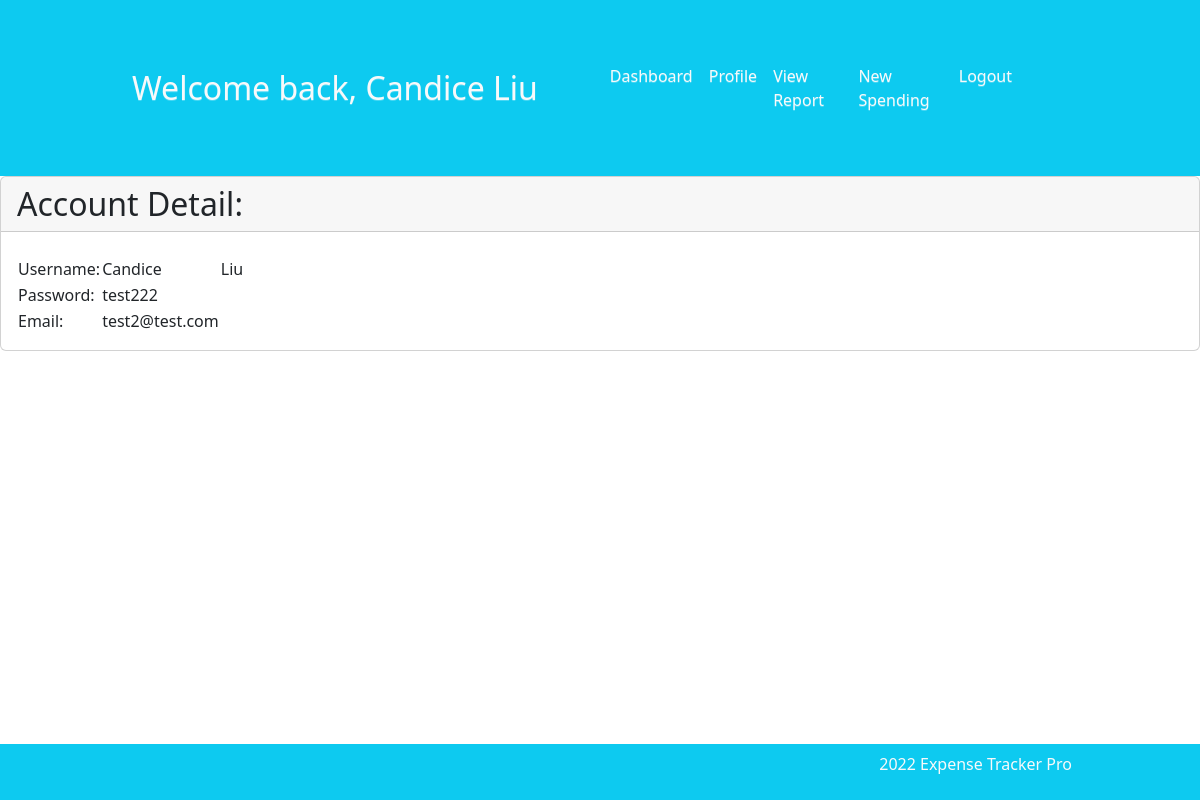
The page /website/profile.php (signed in) on the database its author committed.
### tables this page shows
CREATE TABLE `users` (
  `id` int(11) NOT NULL,
  `firstName` varchar(10) NOT NULL,
  `lastName` varchar(10) NOT NULL,
  `email` varchar(20) NOT NULL,
  `password` varchar(10) NOT NULL
);

### website/profile.php (the view, shortened to what this page needs)
<?php
require "./php/connection.php";
$stmt = $con->prepare('SELECT firstName, lastName, password, email FROM users WHERE id = ?');
$stmt->bind_param('i', $_SESSION['id']);
$stmt->execute();
$stmt->bind_result($firstName, $lastName, $password, $email);
?>
<!DOCTYPE html>
<html>
<head>
	<?php
    require_once "./php/header.php";
    ?>
	<link rel="stylesheet" type="text/css" href="" />
</head>
<body class="loggedin">
	<?php
    require "./php/nav_inner.php"
    	?>
	<div class="card">
		<h2 class="card-header">Account Detail:</h2>
		<div class="card-body">
			<table>
				<tr>
					<td>Username:</td>
					<td>
						<?= $firstName ?>
					</td>
					<td>
						<?= $lastName ?>
					</td>
				</tr>
				<tr>
					<td>Password:</td>
					<td>
						<?= $password ?>
					</td>
				</tr>
				<tr>
					<td>Email:</td>
					<td>
						<?= $email ?>
					</td>
				</tr>
			</table>
		</div>
	</div>
	<?php
    require "./php/footer_outer.php"
    	?>
</body>
</html>

### website/php/nav_inner.php (shortened to what this page needs)
<?php
require "./php/connection.php";
$stmt0 = $con->prepare('SELECT firstName, lastName, password, email FROM users WHERE id = ?');
$stmt0->bind_param('i', $_SESSION['id']);
$stmt0->execute();
$stmt0->bind_result($firstName, $lastName, $password, $email);
?>
<nav class="navbar navbar-expand-md bg-info">
    <div class="container">
        <a class="navbar-brand" href="#">
            <span class="h2 text-light">Welcome back, <?= $firstName, " ", $lastName ?></span>
        </a>
        <div class="collapse navbar-collapse bg-info px-5 py-5
          justify-content-end" id="n_bar">
            <ul class="navbar-nav">
                <li class="nav-item active">
                    <a class="nav-link text-light " href="./welcome.php">Dashboard</a>
                </li>
                <li class="nav-item ">
                    <a class="nav-link text-light " href="./profile.php">Profile</a>
                </li>
                <li class="nav-item ">
                    <a class="nav-link text-light " href="./report.php">View Report</a>
                </li>
                <li class="nav-item ">
                    <a class="nav-link text-light " href="./insert.php">New Spending</a>
                </li>
                <li class="nav-item ">
                    <a class="nav-link text-light " href="./logout.php">Logout</a>
                </li>
            </ul>
        </div>
    </div>
</nav>

### website/css/styles.css (style rules this page uses)
body { color: var(--bs-dark) }
.navbar { padding-left: 10% !important; padding-right: 10% !important; }

### rows shown on the page
users: firstName "Candice", lastName "Liu", password "test222", email "test2@test.com"
